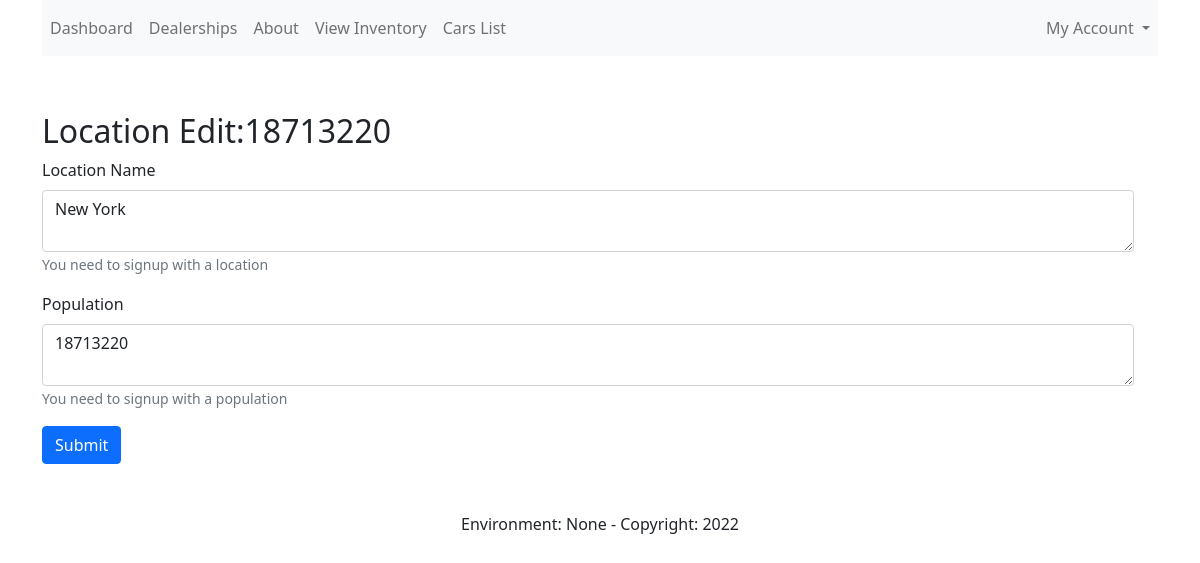
The page /locations/1/edit (signed in) on the database its author committed.
### app/db/models/__init__.py (models this page shows, shortened)
class Location(db.Model, SerializerMixin):
    __tablename__ = 'locations'
    id = db.Column(db.Integer, primary_key=True)
    title = db.Column(db.String(300), nullable=True, unique=False)
    longitude = db.Column(db.String(300), nullable=True, unique=False)
    latitude = db.Column(db.String(300), nullable=True, unique=False)
    population = db.Column(db.Integer, nullable=True, unique=False)

### app/map/__init__.py (the view, shortened to what this page needs)
@map.route('/locations/<int:loc_id>/edit', methods=['POST', 'GET'])
@login_required
@admin_required
def edit_location(loc_id):
    loc = Location.query.get(loc_id)
    form = edit_location_form(obj=loc)
    return render_template("location_edit.html", form=form)

### app/map/forms/__init__.py
class edit_location_form(FlaskForm):
    title = TextAreaField('Location Name',
                          [validators.DataRequired(), ],
                          description="You need to signup with a location")
    population = TextAreaField('Population',
                               [validators.DataRequired(), ],
                               description="You need to signup with a population")
    submit = SubmitField()

### app/auth/forms/__init__.py
class login_form(FlaskForm):
    email = EmailField('Email Address', [
        validators.DataRequired(),
    ])
    password = PasswordField('Password', [
        validators.DataRequired(),
        validators.length(min=6, max=35)
    ])
    submit = SubmitField()

### app/__init__.py (called while the page is built)
@login_manager.user_loader
def user_loader(user_id):
    try:
        return User.query.get(int(user_id))
    except:
        return None

### app/context_processors/__init__.py (called while the page is built)
def utility_text_processors():
    message = "hello world"
    form = login_form()
    def deployment_environment():
        return getenv('FLASK_ENV', None)
    def current_year():
        currentDateTime = datetime.datetime.now()
        date = currentDateTime.date()
        year = date.strftime("%Y")
        return year
    def format_price(amount, currency="$"):
        return f"{currency}{amount:.2f}"
    return dict(
        form=form,
        mymessage=message,
        deployment_environment=deployment_environment(),
        year=current_year(),
        format_price=format_price
    )

### app/logging_config/__init__.py (called while the page is built)
@log_con.after_app_request
def after_request_logging(response):
    if request.path == '/favicon.ico':
        return response
    elif request.path.startswith('/static'):
        return response
    elif request.path.startswith('/bootstrap'):
        return response
    return response

### app/map/templates/location_edit.html
{% extends "base.html" %}
{% block content %}
    {% from 'bootstrap5/form.html' import render_form, render_field, render_form_row %}
    <div class="row">
         <div class="mx-auto">
             <h2>Location Edit:{{ form.data.population }}</h2>
             {{ render_form(form) }}
         </div>
    </div>
{% endblock %}

### app/templates/base.html (shortened to what this page needs)
<!doctype html>
<html lang="en">
<head>
    {% block head %}
        <link rel="stylesheet" href="https://cdn.datatables.net/1.11.5/css/dataTables.bootstrap5.min.css">
    {% endblock %}
    <link href="https://cdn.jsdelivr.net/npm/bootstrap@5.1.3/dist/css/bootstrap.min.css" rel="stylesheet"
>
</head>
<body>
<div class="container">
    <div class="row">
        <header class="mb-2">
            {% from 'bootstrap5/nav.html' import render_nav_item %}
            {% from 'bootstrap5/utils.html' import render_messages %}
            {% from 'bootstrap5/form.html' import render_form, render_field, render_form_row %}
            <nav class="navbar navbar-expand-lg navbar-light bg-light">
                <div class="collapse navbar-collapse" id="navbarNavDropdown">
                    <div class="navbar-nav mr-auto">
                        {% if current_user.is_authenticated %}
                            {{ render_nav_item('auth.dashboard','Dashboard' ) }}
                        {% else %}
                            {{ render_nav_item('simple_pages.index', 'Home') }}
                        {% endif %}
                        {{ render_nav_item('map.map_locations','Dealerships' ) }}
                        {{ render_nav_item('simple_pages.about','About') }}
                        {{ render_nav_item('cars.browse_cars','View Inventory') }}
                        {% if current_user.is_admin %}
                            {{ render_nav_item('cars.list_cars','Cars List') }}
                        {% endif %}
                    </div>
                </div>
                <div class="navbar-nav d-flex">
                    {% if current_user.is_authenticated %}
                        <li class="nav-item dropdown">
                            <a class="nav-link dropdown-toggle" href="#" id="navbarDarkDropdownMenuLink" role="button"
                               data-bs-toggle="dropdown" aria-expanded="false">
                                My Account
                            </a>
                        </li>
                    {% else %}
                        {{ render_nav_item('auth.register','Register' ) }}
                        {{ render_nav_item('auth.login','Login' ) }}
                    {% endif %}
                </div>
            </nav>
        </header>
    </div>
    <div class="row mt-5">
        {% block content %}
        {% endblock %}
    </div>
</div>
<footer class="text-center mt-5">
    Environment: {{ deployment_environment }} - Copyright: {{ year }}
</footer>
</body>
</html>

### rows shown on the page
Location: data.population "18713220", title "New York", population "18713220"

### other values the page prints
{{ render_nav_item('auth.dashboard','Dashboard' ) }} "Dashboard"
{{ render_nav_item('map.map_locations','Dealerships' ) }} "Dealerships"
{{ render_nav_item('simple_pages.about','About') }} "About"
{{ render_nav_item('cars.browse_cars','View Inventory') }} "View Inventory"
{{ render_nav_item('cars.list_cars','Cars List') }} "Cars List"
{{ deployment_environment }} "None"
{{ year }} "2022"
